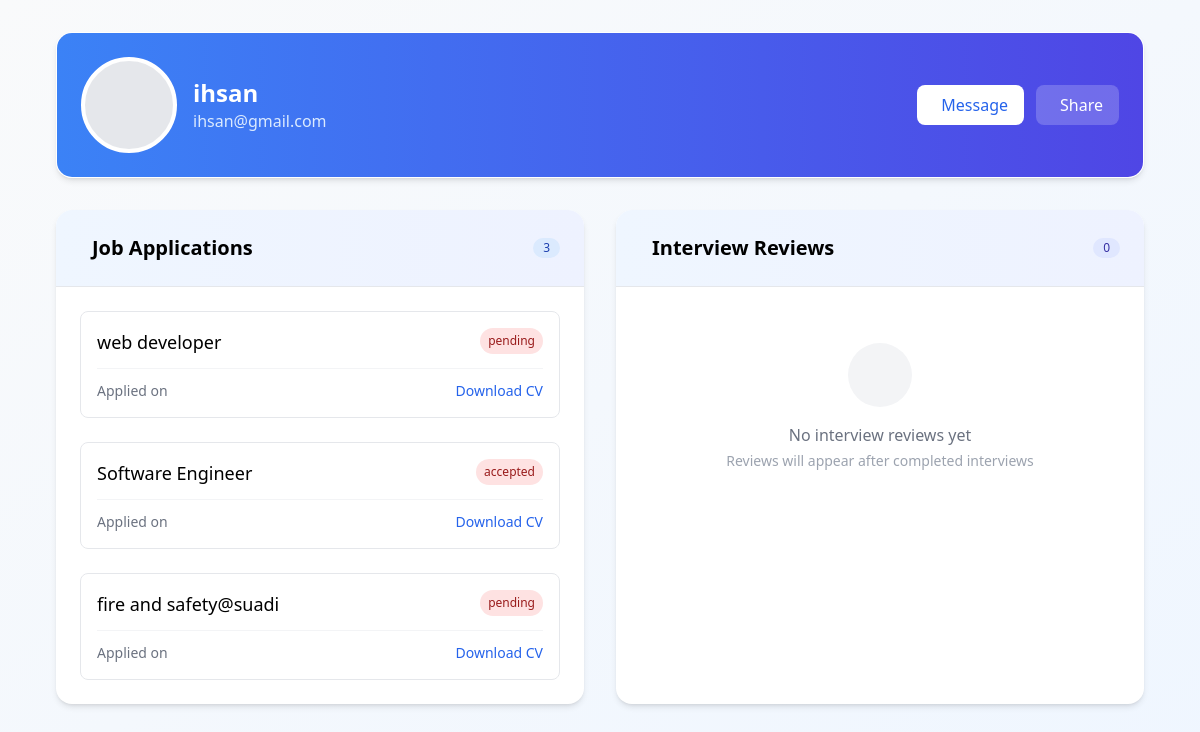
Page /users/profile/ihsan/ on the committed database.
### jobs/models.py (models this page shows, shortened)
class JobApplication(models.Model):
    job = models.ForeignKey(JobPosting, on_delete=models.CASCADE, related_name='applications')
    applicant = models.ForeignKey(User, on_delete=models.CASCADE, related_name='applications')
    applied_on = models.DateTimeField(auto_now_add=True)
    status = models.CharField(max_length=50, choices=[
        ('pending', 'Pending'),
        ('accepted', 'Accepted'),
        ('rejected', 'Rejected'),
        ('interview_scheduled', 'Interview Scheduled'),
        ('offer_made', 'Offer Made'),
    ],
     default='pending'
    )
    cv = models.FileField(upload_to='cvs/', blank=True, null=True)

class JobPosting(models.Model):
    organization = models.ForeignKey(Organization, on_delete=models.CASCADE, related_name='job_postings')
    title = models.CharField(max_length=255)
    description = models.TextField()
    required_qualifications = models.TextField()
    required_skills = models.ManyToManyField(Skill, blank=True)  # Use the same Skill model
    location = models.CharField(max_length=100)
    posted_on = models.DateTimeField(auto_now_add=True)
    application_deadline = models.DateTimeField()
    job_post_image = models.ImageField(upload_to='job_images/', blank=True, null=True)
    posted_by = models.ForeignKey(User,on_delete=models.SET_NULL,null=True,related_name='posted_jobs')

### users/views.py (the view)
# urls.py: path('profile/<str:username>/', user_profile, name='user_profile'),
def user_profile(request, username):
    user = get_object_or_404(User, username=username)
    applications = JobApplication.objects.filter(applicant=user)
    reviews = InterviewReview.objects.filter(interview__job_application__applicant=user)
    return render(request, 'users/user_profile.html', {
        'user_profile': user,
        'applications': applications,
        'reviews': reviews,
    })

### users/templates/users/user_profile.html (shortened to what this page needs)
{% load static tailwind_tags %}
<!DOCTYPE html>
<html lang="en">
<head>
    {% tailwind_css %}
    <link href="https://cdn.jsdelivr.net/npm/remixicon@3.5.0/fonts/remixicon.css" rel="stylesheet">
</head>
<body class="bg-gradient-to-br from-gray-50 to-blue-50 min-h-screen">
    <div class="max-w-6xl mx-auto px-4 py-8 sm:px-6 lg:px-8">
        <div class="glass-card rounded-2xl shadow-md overflow-hidden mb-8 animate-fade-in">
            <div class="bg-gradient-to-r from-blue-500 to-indigo-600 p-6 text-white">
                <div class="flex flex-col md:flex-row items-center justify-between">
                    <div class="flex items-center space-x-4 mb-4 md:mb-0">
                        {% if user_profile.profile.profile_image %}
                        <img src="{{ user_profile.profile.profile_image.url }}"
                             alt="{{ user_profile.username }}"
                             class="profile-image w-24 h-24 rounded-full object-cover border-4 border-white">
                        {% else %}
                        <div class="w-24 h-24 rounded-full bg-gray-200 flex items-center justify-center border-4 border-white">
                        </div>
                        {% endif %}
                        <div>
                            <h1 class="text-2xl font-bold">{{ user_profile.username }}</h1>
                            <p class="text-blue-100">{{ user_profile.email }}</p>
                        </div>
                    </div>
                    <div class="flex space-x-3">
                        <button class="bg-white text-blue-600 px-4 py-2 rounded-lg font-medium hover:bg-blue-50 transition-colors">
                             Message
                        </button>
                        <button class="bg-white/20 text-white px-4 py-2 rounded-lg font-medium hover:bg-white/30 transition-colors">
                             Share
                        </button>
                    </div>
                </div>
            </div>
        </div>
        <div class="grid grid-cols-1 lg:grid-cols-2 gap-8">
            <div class="bg-white rounded-2xl shadow-md overflow-hidden section-card animate-fade-in" style="animation-delay: 0.1s">
                <div class="bg-gradient-to-r from-blue-50 to-indigo-50 p-6 border-b">
                    <h3 class="text-xl font-semibold flex items-center">
                        Job Applications
                        <span class="ml-auto bg-blue-100 text-blue-800 text-xs font-medium px-2.5 py-0.5 rounded-full">
                            {{ applications.count }}
                        </span>
                    </h3>
                </div>
                <div class="p-6">
                    {% if applications %}
                    <div class="space-y-6">
                        {% for application in applications %}
                        <div class="border rounded-lg p-4 hover:border-blue-200 transition-colors">
                            <div class="flex justify-between items-start">
                                <div>
                                    <h4 class="font-medium text-lg">{{ application.job.title }}</h4>
                                </div>
                                <span class="status-badge
                                    {% if application.status == 'Submitted' %}status-submitted
                                    {% elif application.status == 'Under Review' %}status-review
                                    {% elif application.status == 'Accepted' %}status-accepted
                                    {% else %}status-rejected{% endif %}">
                                    {{ application.status }}
                                </span>
                            </div>
                            <div class="mt-3 pt-3 border-t border-gray-100">
                                <div class="flex justify-between items-center text-sm">
                                    <span class="text-gray-500">
                                        Applied on {{ application.applied_at|date:"M d, Y" }}
                                    </span>
                                    {% if application.cv %}
                                    <a href="{{ application.cv.url }}" target="_blank"
                                       class="text-blue-600 hover:text-blue-800 flex items-center">
                                         Download CV
                                    </a>
                                    {% endif %}
                                </div>
                            </div>
                        </div>
                        {% endfor %}
                    </div>
                    {% endif %}
                </div>
            </div>
            <div class="bg-white rounded-2xl shadow-md overflow-hidden section-card animate-fade-in" style="animation-delay: 0.2s">
                <div class="bg-gradient-to-r from-blue-50 to-indigo-50 p-6 border-b">
                    <h3 class="text-xl font-semibold flex items-center">
                        Interview Reviews
                        <span class="ml-auto bg-indigo-100 text-indigo-800 text-xs font-medium px-2.5 py-0.5 rounded-full">
                            {{ reviews.count }}
                        </span>
                    </h3>
                </div>
                <div class="p-6">
                    {% if reviews %}
                    <div class="space-y-6">
                        {% for application in applications %}
                            {% if application.reviews.exists %}
                            <div class="border rounded-lg p-4 hover:border-indigo-200 transition-colors">
                                <h4 class="font-medium text-lg mb-3">{{ application.job.title }}</h4>
                                <div class="space-y-4">
                                    {% for review in reviews %}
                                        {% if review.interview.job_application == application %}
                                        <div class="border-l-2 border-indigo-200 pl-4 py-1">
                                            <div class="flex justify-between items-start">
                                                <h5 class="font-medium">{{ review.question.question_text }}</h5>
                                                <div class="star-rating flex items-center">
                                                    <span class="text-amber-400">{{ review.rating }}</span>
                                                    <span class="star">★</span>
                                                </div>
                                            </div>
                                            <p class="text-gray-500 text-sm mt-1">
                                                Reviewed on {{ review.created_at|date:"M d, Y" }}
                                            </p>
                                        </div>
                                        {% endif %}
                                    {% endfor %}
                                </div>
                            </div>
                            {% endif %}
                        {% endfor %}
                    </div>
                    {% else %}
                    <div class="text-center py-8">
                        <div class="mx-auto w-16 h-16 bg-gray-100 rounded-full flex items-center justify-center mb-4">
                        </div>
                        <p class="text-gray-500">No interview reviews yet</p>
                        <p class="text-sm text-gray-400 mt-1">Reviews will appear after completed interviews</p>
                    </div>
                    {% endif %}
                </div>
            </div>
        </div>
    </div>
</body>
</html>

### users/templates/users/user_profile.html (style rules this page uses)
.animate-fade-in { animation: fadeIn 0.5s ease-out forwards; }
.glass-card { background: rgba(255, 255, 255, 0.85); backdrop-filter: blur(10px); -webkit-backdrop-filter: blur(10px); border: 1px solid rgba(255, 255, 255, 0.2); }
.status-badge { font-size: 0.75rem; padding: 0.25rem 0.5rem; border-radius: 9999px; }
.status-rejected { background-color: #fee2e2; color: #991b1b; }
.section-card { transition: all 0.3s ease; }

### rows in the picture
JobApplication: job "web developer", status "pending"
JobApplication: job "Software Engineer", status "accepted"
JobApplication: job "fire and safety@suadi", status "pending"

### other values in the picture
{{ user_profile.username }} "ihsan"
{{ user_profile.email }} "ihsan@gmail.com"
{{ applications.count }} "3"
{{ reviews.count }} "0"
